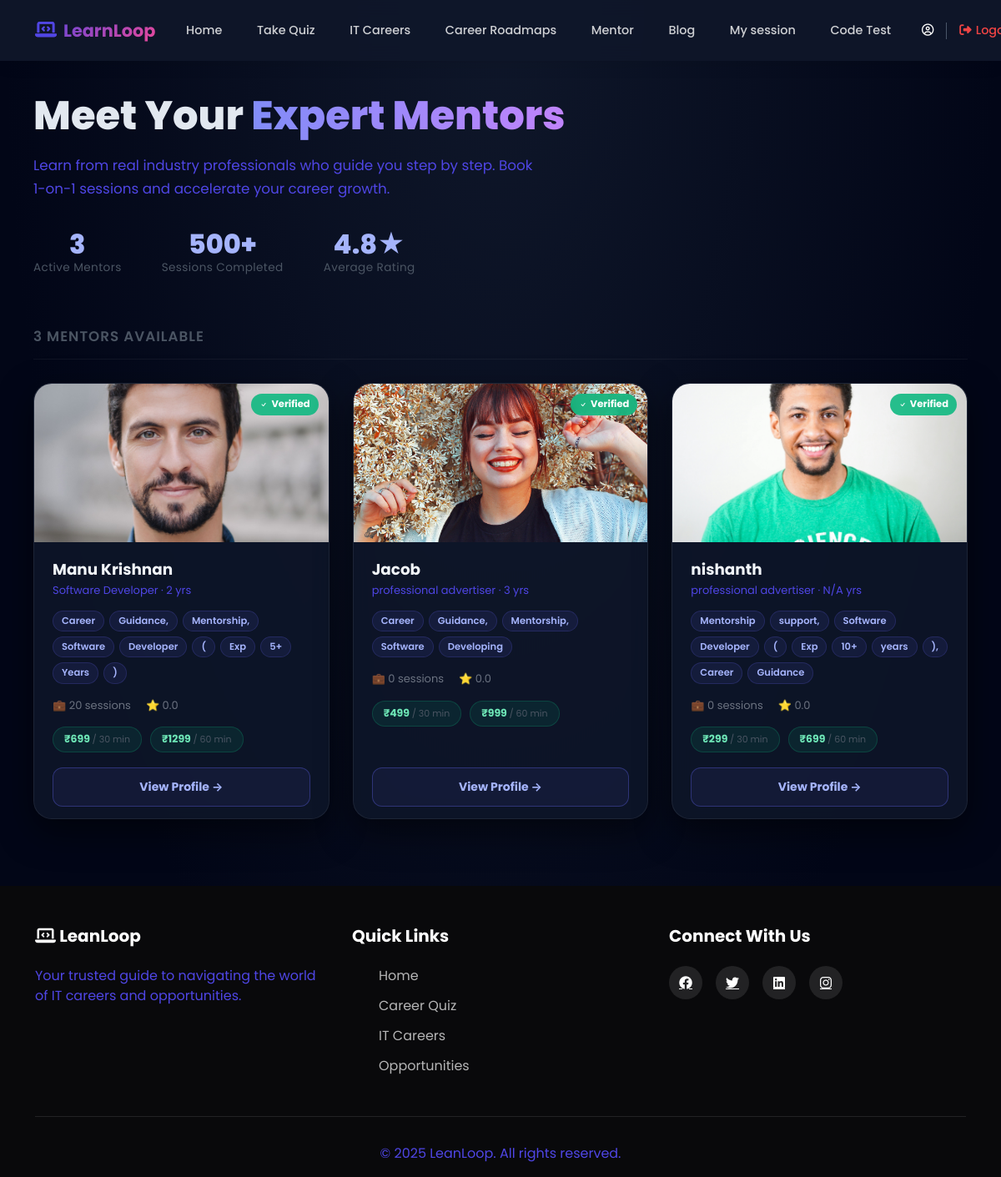
The page /mentor/browse/ on the database its author committed.
### accounts/models.py (models this page shows, shortened)
class CustomUser(AbstractUser):
    ROLE_CHOICES = (
        ('user', 'User'),
        ('mentor', 'Mentor'),
        ('Admin', 'Admin'),
    )
    role = models.CharField(
        max_length=10,
        choices=ROLE_CHOICES,
        default='user'
    )
    phone_regex = RegexValidator(
    regex=r'^[9876]\d{9}$',
    message="Phone number must be a 10-digit number and start with 9, 8, 7, or 6."
    )
    phone_number = models.CharField(
        max_length=10,
        blank=True,
        null=True,
        validators=[phone_regex],
        unique=True,
        help_text='Enter 10 digit phone number'
    )
    previous_experience = models.BooleanField(blank=True, null=True,verbose_name="Previous Experience")
    is_approved=models.BooleanField(default=False)
    GENDER_CHOICES = [
        ('male', 'Male'),
        ('female', 'Female'),
        ('other', 'Other'),
        ('prefer_not_to_say', 'Prefer not to say'),
    ]
    gender = models.CharField(
        max_length=20,
        choices=GENDER_CHOICES,
        blank=False,
        null=False
    )
    profile_photo = models.ImageField(upload_to='profile_photos/', blank=False, null=True)
    education = models.CharField(max_length=200, blank=True, null=True)
    career_domain = models.CharField(max_length=100, blank=True, null=True)
    profession = models.CharField(max_length=100, blank=False, null=True)
    experience_years = models.PositiveIntegerField(
        null=True,
        blank=False,
    )
    expertise = models.CharField(
        blank=False,
        null=True,
        max_length=100,
    )
    bio = models.CharField(
        blank=False,
        null=True,
    )
    linkedin = models.URLField(blank=True, null=True)
    portfolio = models.URLField(blank=True, null=True)
    available_days = models.JSONField(default=list)  # ["mon", "wed", "fri"]
    available_from = models.TimeField(default="09:00")
    available_to = models.TimeField(default="17:00")
    session_duration = models.CharField(
        max_length=10,
        choices=[
            ('30', '30 Minutes'),
            ('60', '60 Minutes'),
        ],null=True, blank=False
    )
    intro_video = models.FileField(upload_to="mentor_videos/", blank=True, null=True)
    created_at = models.DateTimeField(
        auto_now_add=True,
        null=True
    )

### mentor/models.py (models this page shows, shortened)
class MentorProfile(models.Model):
    user = models.OneToOneField(
        CustomUser,
        on_delete=models.CASCADE,
        related_name='mentor_profile'
    )
    bio = models.TextField(
        max_length=500,
        blank=True,
        null=True,
        help_text="Professional bio (max 500 characters)"
    )
    expertise = models.CharField(
        max_length=500,
        blank=True,
        null=True,
        help_text="Comma-separated skills (e.g., Python, Django, React)"
    )
    fee_30min = models.IntegerField(
        default=10,
        validators=[MinValueValidator(0), MaxValueValidator(1000)],
        help_text="Fee (in Rupee) for 30-minute session"
    )
    fee_60min = models.IntegerField(
        default=20,
        validators=[MinValueValidator(0), MaxValueValidator(2000)],
        help_text="Fee (in Rupee) for 60-minute session"
    )
    total_sessions = models.IntegerField(default=0)
    total_earnings = models.IntegerField(default=0)
    rating = models.DecimalField(
        max_digits=3,
        decimal_places=2,
        default=0.00,
        validators=[MinValueValidator(0), MaxValueValidator(5)]
    )
    is_active = models.BooleanField(default=True)
    created_at = models.DateTimeField(auto_now_add=True)
    updated_at = models.DateTimeField(auto_now=True)
    class Meta:
        verbose_name = "Mentor Profile"
        verbose_name_plural = "Mentor Profiles"

### mentor/views.py (the view)
# urls.py: path('browse/', views.mentor_list, name='mentor_list'),
def mentor_list(request):
    mentors = CustomUser.objects.filter(role='mentor', is_approved=True)
    mentors_with_profiles = []
    for mentor in mentors:
        try:
            profile = MentorProfile.objects.get(user=mentor)
        except MentorProfile.DoesNotExist:
            profile = None
        mentors_with_profiles.append({
            'mentor': mentor,
            'profile': profile
        })
    context = {
        'mentors': mentors_with_profiles
    }
    return render(request, 'mentor_browse.html', context)

### mentor/templates/mentor_browse.html (shortened to what this page needs)
{% extends 'dashboard/userbase.html' %}
{% block content %}
<div class="browse-hero">
    <h1>Meet Your <span class="accent">Expert Mentors</span></h1>
    <p>Learn from real industry professionals who guide you step by step. Book 1-on-1 sessions and accelerate your career growth.</p>
    <div class="stats-bar">
        <div class="stat-item">
            <span class="stat-number">{{ mentors|length }}</span>
            <span class="stat-label">Active Mentors</span>
        </div>
        <div class="stat-item">
            <span class="stat-number">500+</span>
            <span class="stat-label">Sessions Completed</span>
        </div>
        <div class="stat-item">
            <span class="stat-number">4.8★</span>
            <span class="stat-label">Average Rating</span>
        </div>
    </div>
</div>
<div class="grid-section">
    <div class="section-heading">{{ mentors|length }} mentor{{ mentors|length|pluralize }} available</div>
    <div class="mentor-grid">
        {% for item in mentors %}
        <div class="mentor-card">
            <div class="card-photo">
                {% if item.mentor.profile_photo %}
                <img src="{{ item.mentor.profile_photo.url }}" alt="{{ item.mentor.username }}">
                {% else %}
                <div class="avatar-placeholder">{{ item.mentor.username.0|upper }}</div>
                {% endif %}
                <span class="verified-chip">
                    <svg width="10" height="10" fill="currentColor" viewBox="0 0 16 16">
                        <path d="M10.97 4.97a.75.75 0 0 1 1.07 1.05l-3.99 4.99a.75.75 0 0 1-1.08.02L4.324 8.384a.75.75 0 1 1 1.06-1.06l2.094 2.093 3.473-4.425a.267.267 0 0 1 .02-.022z"/>
                    </svg>
                    Verified
                </span>
            </div>
            <div class="card-body">
                <h3 class="card-name">
                    {% if item.mentor.first_name and item.mentor.last_name %}
                        {{ item.mentor.first_name }} {{ item.mentor.last_name }}
                    {% else %}
                        {{ item.mentor.username }}
                    {% endif %}
                </h3>
                <p class="card-role">{{ item.mentor.profession|default:"Professional Mentor" }} · {{ item.mentor.experience_years|default:"N/A" }} yrs</p>
                {% if item.profile and item.profile.expertise %}
                <div class="skill-tags">
                    {% for skill in item.profile.expertise.split %}
                    <span class="skill-tag">{{ skill }}</span>
                    {% endfor %}
                </div>
                {% elif item.mentor.expertise %}
                <div class="skill-tags">
                    <span class="skill-tag">{{ item.mentor.expertise|truncatewords:4 }}</span>
                </div>
                {% endif %}
                <div class="card-stats">
                    {% if item.profile %}
                    <span class="card-stat">💼 {{ item.profile.total_sessions }} sessions</span>
                    <span class="card-stat">⭐ {{ item.profile.rating|floatformat:1 }}</span>
                    {% else %}
                    <span class="card-stat">💼 {{ item.mentor.experience_years|default:"N/A" }} yrs exp</span>
                    {% endif %}
                </div>
                {% if item.profile %}
                <div class="fee-row">
                    <span class="fee-pill">₹{{ item.profile.fee_30min }} <span class="dur">/ 30 min</span></span>
                    <span class="fee-pill">₹{{ item.profile.fee_60min }} <span class="dur">/ 60 min</span></span>
                </div>
                {% endif %}
                <a href="{% url 'mentor_detail' item.mentor.id %}" class="btn-view">View Profile →</a>
            </div>
        </div>
        {% empty %}
        <div class="empty-state">
            <span class="icon">🔍</span>
            <h2>No mentors available right now.</h2>
            <p>Come back later — the best are worth waiting for.</p>
        </div>
        {% endfor %}
    </div>
</div>
{% endblock %}

### static/css/userpage.css (style rules this page uses)
* { margin: 0; padding: 0; box-sizing: border-box; }
:root { --primary-color: #4f46e5; --secondary-color: #9333ea; --accent-color: #ec4899; --dark-bg: #09090b; --light-bg: #f4f4f5; --text-dark: #18181b; --text-light: #ffffff; --card-bg: #ffffff; --shadow: 0 10px 40px rgba(79, 70, 229, 0.08); --shadow-hover: 0 20px 60px rgba(147, 51, 234, 0.15); }
body { font-family: 'Poppins', sans-serif; color: var(--text-dark); overflow-x: hidden; background: var(--light-bg); }
html { scroll-behavior: smooth; }
.navbar-brand i,p { -webkit-text-fill-color: var(--primary-color); }
.stat-item { text-align: center; }
.skill-tags { display: flex; flex-wrap: wrap; gap: 0.75rem; }
.skill-tag { background: linear-gradient(135deg, var(--primary-color), var(--secondary-color)); color: var(--text-light); padding: 0.5rem 1rem; border-radius: 25px; font-size: 0.9rem; font-weight: 500; transition: all 0.3s ease; cursor: pointer; }

### rows shown on the page
CustomUser: mentor.profile_photo (picture), mentor.first_name "Manu", mentor.last_name "Krishnan", mentor.profession "Software Developer", mentor.experience_years "2", split "Career" "Guidance," "Mentorship," "Software" "Developer" "(" "Exp" "5+" "Years" ")", profile.total_sessions "20", profile.rating "0.0", profile.fee_30min "699", profile.fee_60min "1299"
CustomUser: mentor.profile_photo (picture), mentor.username "Jacob", mentor.profession "professional advertiser", mentor.experience_years "3", split "Career" "Guidance," "Mentorship," "Software" "Developing", profile.total_sessions "0", profile.rating "0.0", profile.fee_30min "499", profile.fee_60min "999"
CustomUser: mentor.profile_photo (picture), mentor.username "nishanth", mentor.profession "professional advertiser", mentor.experience_years "N/A", split "Mentorship" "support," "Software" "Developer" "(" "Exp" "10+" "years" ")," "Career" "Guidance", profile.total_sessions "0", profile.rating "0.0", profile.fee_30min "299", profile.fee_60min "699"

### other values the page prints
{{ mentors|length }} "3"
